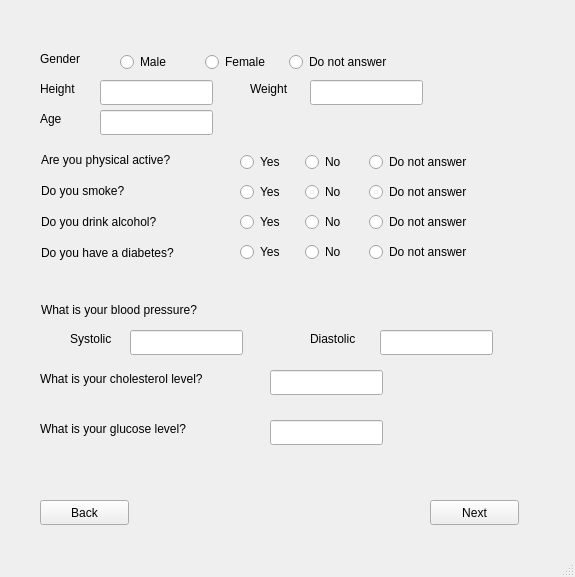
<?xml version="1.0" encoding="UTF-8"?>
<ui version="4.0">
 <class>MainWindow</class>
 <widget class="QMainWindow" name="MainWindow">
  <property name="geometry">
   <rect>
    <x>0</x>
    <y>0</y>
    <width>575</width>
    <height>577</height>
   </rect>
  </property>
  <property name="windowTitle">
   <string>MainWindow</string>
  </property>
  <widget class="QWidget" name="centralwidget">
   <widget class="QLabel" name="label_gender">
    <property name="geometry">
     <rect>
      <x>40</x>
      <y>50</y>
      <width>51</width>
      <height>17</height>
     </rect>
    </property>
    <property name="text">
     <string>Gender</string>
    </property>
   </widget>
   <widget class="QLabel" name="label_height">
    <property name="geometry">
     <rect>
      <x>40</x>
      <y>80</y>
      <width>51</width>
      <height>17</height>
     </rect>
    </property>
    <property name="text">
     <string>Height</string>
    </property>
   </widget>
   <widget class="QLabel" name="label_weight">
    <property name="geometry">
     <rect>
      <x>250</x>
      <y>80</y>
      <width>51</width>
      <height>17</height>
     </rect>
    </property>
    <property name="text">
     <string>Weight</string>
    </property>
   </widget>
   <widget class="QLineEdit" name="lineedit_height">
    <property name="geometry">
     <rect>
      <x>100</x>
      <y>80</y>
      <width>113</width>
      <height>25</height>
     </rect>
    </property>
   </widget>
   <widget class="QLineEdit" name="lineedit_weight">
    <property name="geometry">
     <rect>
      <x>310</x>
      <y>80</y>
      <width>113</width>
      <height>25</height>
     </rect>
    </property>
   </widget>
   <widget class="QLabel" name="label_age">
    <property name="geometry">
     <rect>
      <x>40</x>
      <y>110</y>
      <width>51</width>
      <height>17</height>
     </rect>
    </property>
    <property name="text">
     <string>Age</string>
    </property>
   </widget>
   <widget class="QLineEdit" name="lineedit_age">
    <property name="geometry">
     <rect>
      <x>100</x>
      <y>110</y>
      <width>113</width>
      <height>25</height>
     </rect>
    </property>
   </widget>
   <widget class="QLabel" name="label_7">
    <property name="geometry">
     <rect>
      <x>41</x>
      <y>301</y>
      <width>201</width>
      <height>17</height>
     </rect>
    </property>
    <property name="text">
     <string>What is your blood pressure?</string>
    </property>
   </widget>
   <widget class="QLineEdit" name="lineedit_systolic">
    <property name="geometry">
     <rect>
      <x>130</x>
      <y>330</y>
      <width>113</width>
      <height>25</height>
     </rect>
    </property>
   </widget>
   <widget class="QLabel" name="label_weight_2">
    <property name="geometry">
     <rect>
      <x>70</x>
      <y>330</y>
      <width>51</width>
      <height>17</height>
     </rect>
    </property>
    <property name="text">
     <string>Systolic</string>
    </property>
   </widget>
   <widget class="QLineEdit" name="lineedit_diastolic">
    <property name="geometry">
     <rect>
      <x>380</x>
      <y>330</y>
      <width>113</width>
      <height>25</height>
     </rect>
    </property>
   </widget>
   <widget class="QLabel" name="label_weight_3">
    <property name="geometry">
     <rect>
      <x>310</x>
      <y>330</y>
      <width>61</width>
      <height>17</height>
     </rect>
    </property>
    <property name="text">
     <string>Diastolic</string>
    </property>
   </widget>
   <widget class="QLineEdit" name="lineedit_chol">
    <property name="geometry">
     <rect>
      <x>270</x>
      <y>370</y>
      <width>113</width>
      <height>25</height>
     </rect>
    </property>
   </widget>
   <widget class="QLabel" name="label_weight_4">
    <property name="geometry">
     <rect>
      <x>40</x>
      <y>370</y>
      <width>211</width>
      <height>17</height>
     </rect>
    </property>
    <property name="text">
     <string>What is your cholesterol level?</string>
    </property>
   </widget>
   <widget class="QLabel" name="label_weight_5">
    <property name="geometry">
     <rect>
      <x>40</x>
      <y>420</y>
      <width>211</width>
      <height>17</height>
     </rect>
    </property>
    <property name="text">
     <string>What is your glucose level?</string>
    </property>
   </widget>
   <widget class="QLineEdit" name="lineedit_gluc">
    <property name="geometry">
     <rect>
      <x>270</x>
      <y>420</y>
      <width>113</width>
      <height>25</height>
     </rect>
    </property>
   </widget>
   <widget class="QWidget" name="horizontalLayoutWidget_3">
    <property name="geometry">
     <rect>
      <x>240</x>
      <y>180</y>
      <width>232</width>
      <height>25</height>
     </rect>
    </property>
    <layout class="QHBoxLayout" name="horizontalLayout_4">
     <item>
      <widget class="QRadioButton" name="rb_smoke_yes">
       <property name="text">
        <string>Yes</string>
       </property>
      </widget>
     </item>
     <item>
      <widget class="QRadioButton" name="rb_smoke_no">
       <property name="text">
        <string>No</string>
       </property>
      </widget>
     </item>
     <item>
      <widget class="QRadioButton" name="rb_smoke_na">
       <property name="text">
        <string>Do not answer</string>
       </property>
      </widget>
     </item>
    </layout>
   </widget>
   <widget class="QWidget" name="horizontalLayoutWidget_4">
    <property name="geometry">
     <rect>
      <x>240</x>
      <y>210</y>
      <width>232</width>
      <height>25</height>
     </rect>
    </property>
    <layout class="QHBoxLayout" name="horizontalLayout_5">
     <item>
      <widget class="QRadioButton" name="rb_alco_yes">
       <property name="text">
        <string>Yes</string>
       </property>
      </widget>
     </item>
     <item>
      <widget class="QRadioButton" name="rb_alco_no">
       <property name="text">
        <string>No</string>
       </property>
      </widget>
     </item>
     <item>
      <widget class="QRadioButton" name="rb_alco_na">
       <property name="text">
        <string>Do not answer</string>
       </property>
      </widget>
     </item>
    </layout>
   </widget>
   <widget class="QWidget" name="horizontalLayoutWidget_5">
    <property name="geometry">
     <rect>
      <x>240</x>
      <y>240</y>
      <width>232</width>
      <height>25</height>
     </rect>
    </property>
    <layout class="QHBoxLayout" name="horizontalLayout_6">
     <item>
      <widget class="QRadioButton" name="rb_diabetes_yes">
       <property name="text">
        <string>Yes</string>
       </property>
      </widget>
     </item>
     <item>
      <widget class="QRadioButton" name="rb_diabetes_no">
       <property name="text">
        <string>No</string>
       </property>
      </widget>
     </item>
     <item>
      <widget class="QRadioButton" name="rb_diabetesna">
       <property name="text">
        <string>Do not answer</string>
       </property>
      </widget>
     </item>
    </layout>
   </widget>
   <widget class="QPushButton" name="next_push_button">
    <property name="geometry">
     <rect>
      <x>430</x>
      <y>500</y>
      <width>89</width>
      <height>25</height>
     </rect>
    </property>
    <property name="text">
     <string>Next</string>
    </property>
   </widget>
   <widget class="QLabel" name="label_6">
    <property name="geometry">
     <rect>
      <x>41</x>
      <y>244</y>
      <width>163</width>
      <height>17</height>
     </rect>
    </property>
    <property name="text">
     <string>Do you have a diabetes?</string>
    </property>
   </widget>
   <widget class="QLabel" name="label_5">
    <property name="geometry">
     <rect>
      <x>41</x>
      <y>213</y>
      <width>149</width>
      <height>17</height>
     </rect>
    </property>
    <property name="text">
     <string>Do you drink alcohol? </string>
    </property>
   </widget>
   <widget class="QWidget" name="horizontalLayoutWidget_2">
    <property name="geometry">
     <rect>
      <x>240</x>
      <y>150</y>
      <width>232</width>
      <height>25</height>
     </rect>
    </property>
    <layout class="QHBoxLayout" name="horizontalLayout_3">
     <item>
      <widget class="QRadioButton" name="rb_active_yes">
       <property name="text">
        <string>Yes</string>
       </property>
      </widget>
     </item>
     <item>
      <widget class="QRadioButton" name="rb_active_no">
       <property name="text">
        <string>No</string>
       </property>
      </widget>
     </item>
     <item>
      <widget class="QRadioButton" name="rb_active_na">
       <property name="text">
        <string>Do not answer</string>
       </property>
      </widget>
     </item>
    </layout>
   </widget>
   <widget class="QLabel" name="label_4">
    <property name="geometry">
     <rect>
      <x>41</x>
      <y>182</y>
      <width>102</width>
      <height>17</height>
     </rect>
    </property>
    <property name="text">
     <string>Do you smoke?</string>
    </property>
   </widget>
   <widget class="QLabel" name="label_9">
    <property name="geometry">
     <rect>
      <x>41</x>
      <y>151</y>
      <width>160</width>
      <height>17</height>
     </rect>
    </property>
    <property name="text">
     <string>Are you physical active?</string>
    </property>
   </widget>
   <widget class="QWidget" name="layoutWidget">
    <property name="geometry">
     <rect>
      <x>120</x>
      <y>50</y>
      <width>272</width>
      <height>25</height>
     </rect>
    </property>
    <layout class="QHBoxLayout" name="horizontalLayout_2">
     <item>
      <widget class="QRadioButton" name="rb_gender_male">
       <property name="text">
        <string>Male</string>
       </property>
      </widget>
     </item>
     <item>
      <widget class="QRadioButton" name="rb_gender_female">
       <property name="text">
        <string>Female</string>
       </property>
      </widget>
     </item>
     <item>
      <widget class="QRadioButton" name="rb_gender_na">
       <property name="text">
        <string>Do not answer</string>
       </property>
      </widget>
     </item>
    </layout>
   </widget>
   <widget class="QPushButton" name="next_push_button_2">
    <property name="geometry">
     <rect>
      <x>40</x>
      <y>500</y>
      <width>89</width>
      <height>25</height>
     </rect>
    </property>
    <property name="text">
     <string>Back</string>
    </property>
   </widget>
  </widget>
  <widget class="QStatusBar" name="statusbar"/>
 </widget>
 <resources/>
 <connections/>
</ui>
